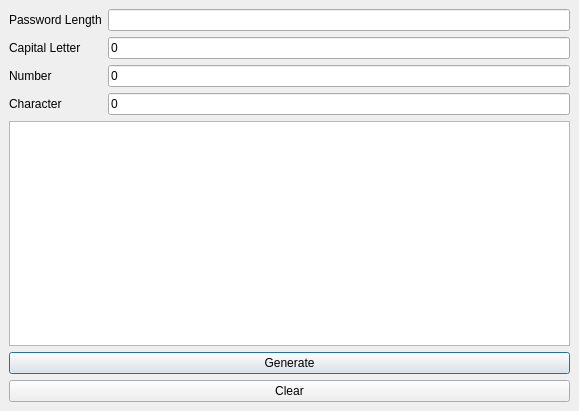
<?xml version="1.0" encoding="UTF-8"?>
<ui version="4.0">
 <class>MainWindow</class>
 <widget class="QMainWindow" name="MainWindow">
  <property name="geometry">
   <rect>
    <x>0</x>
    <y>0</y>
    <width>579</width>
    <height>411</height>
   </rect>
  </property>
  <property name="windowTitle">
   <string>MainWindow</string>
  </property>
  <widget class="QWidget" name="centralwidget">
   <layout class="QGridLayout" name="gridLayout">
    <item row="2" column="2">
     <widget class="QLineEdit" name="lineEdit_number">
      <property name="text">
       <string>0</string>
      </property>
     </widget>
    </item>
    <item row="1" column="2">
     <widget class="QLineEdit" name="lineEdit_capitalletter">
      <property name="text">
       <string>0</string>
      </property>
     </widget>
    </item>
    <item row="3" column="0">
     <widget class="QLabel" name="label_character">
      <property name="text">
       <string>Character</string>
      </property>
     </widget>
    </item>
    <item row="2" column="0">
     <widget class="QLabel" name="label_number">
      <property name="text">
       <string>Number</string>
      </property>
     </widget>
    </item>
    <item row="5" column="0" colspan="3">
     <widget class="QPushButton" name="generate">
      <property name="text">
       <string>Generate</string>
      </property>
      <property name="autoDefault">
       <bool>false</bool>
      </property>
      <property name="default">
       <bool>true</bool>
      </property>
     </widget>
    </item>
    <item row="0" column="0" colspan="2">
     <widget class="QLabel" name="label_passwordlength">
      <property name="text">
       <string>Password Length</string>
      </property>
     </widget>
    </item>
    <item row="1" column="0" colspan="2">
     <widget class="QLabel" name="label_capitalletter">
      <property name="text">
       <string>Capital Letter</string>
      </property>
     </widget>
    </item>
    <item row="4" column="0" colspan="3">
     <widget class="QTextBrowser" name="displaypassword"/>
    </item>
    <item row="0" column="2">
     <widget class="QLineEdit" name="lineEdit_passwordlength">
      <property name="contextMenuPolicy">
       <enum>Qt::DefaultContextMenu</enum>
      </property>
     </widget>
    </item>
    <item row="3" column="2">
     <widget class="QLineEdit" name="lineEdit_character">
      <property name="text">
       <string>0</string>
      </property>
     </widget>
    </item>
    <item row="6" column="0" colspan="3">
     <widget class="QPushButton" name="clear">
      <property name="text">
       <string>Clear</string>
      </property>
     </widget>
    </item>
   </layout>
  </widget>
 </widget>
 <tabstops>
  <tabstop>lineEdit_passwordlength</tabstop>
  <tabstop>lineEdit_capitalletter</tabstop>
  <tabstop>lineEdit_number</tabstop>
  <tabstop>lineEdit_character</tabstop>
  <tabstop>displaypassword</tabstop>
  <tabstop>generate</tabstop>
  <tabstop>clear</tabstop>
 </tabstops>
 <resources/>
 <connections/>
</ui>
